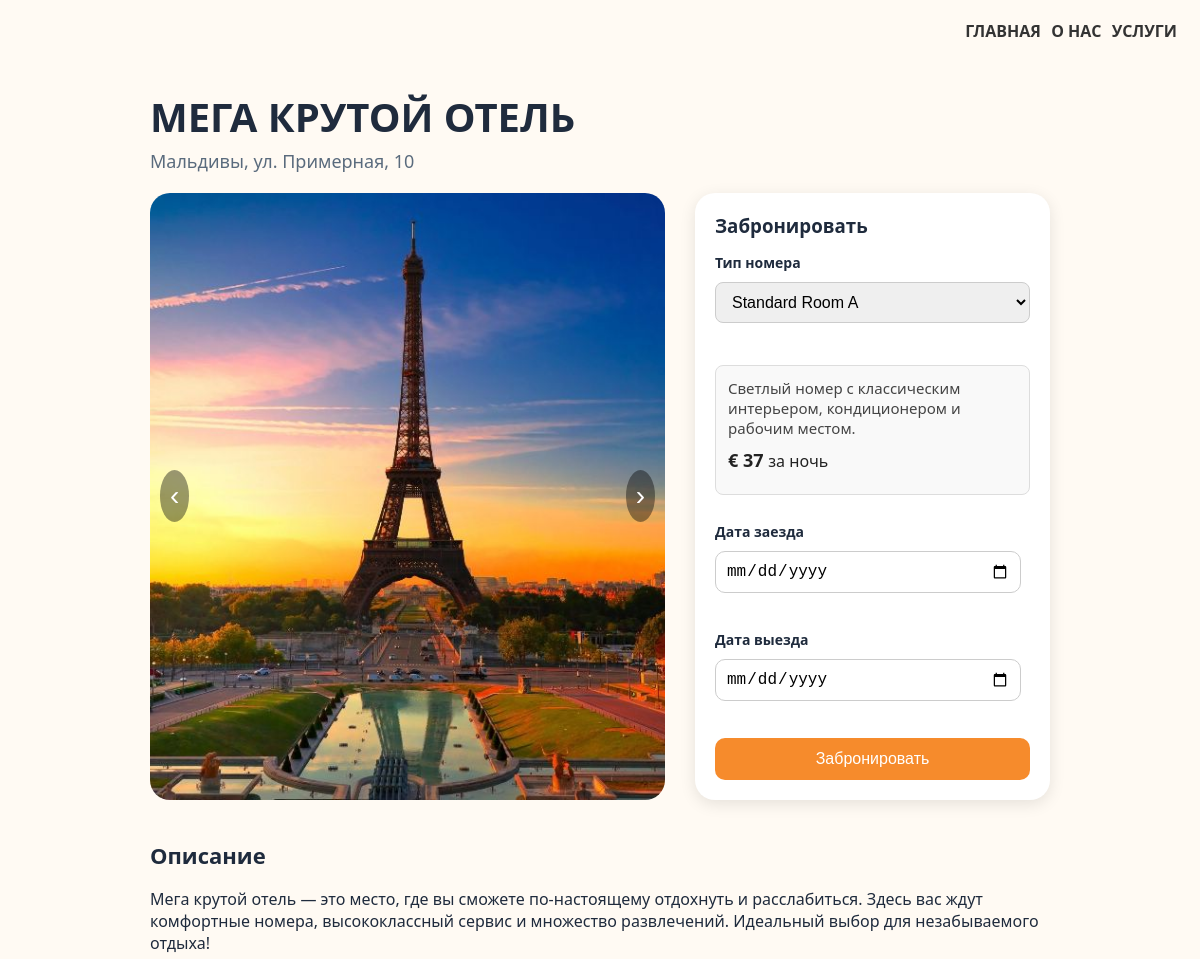
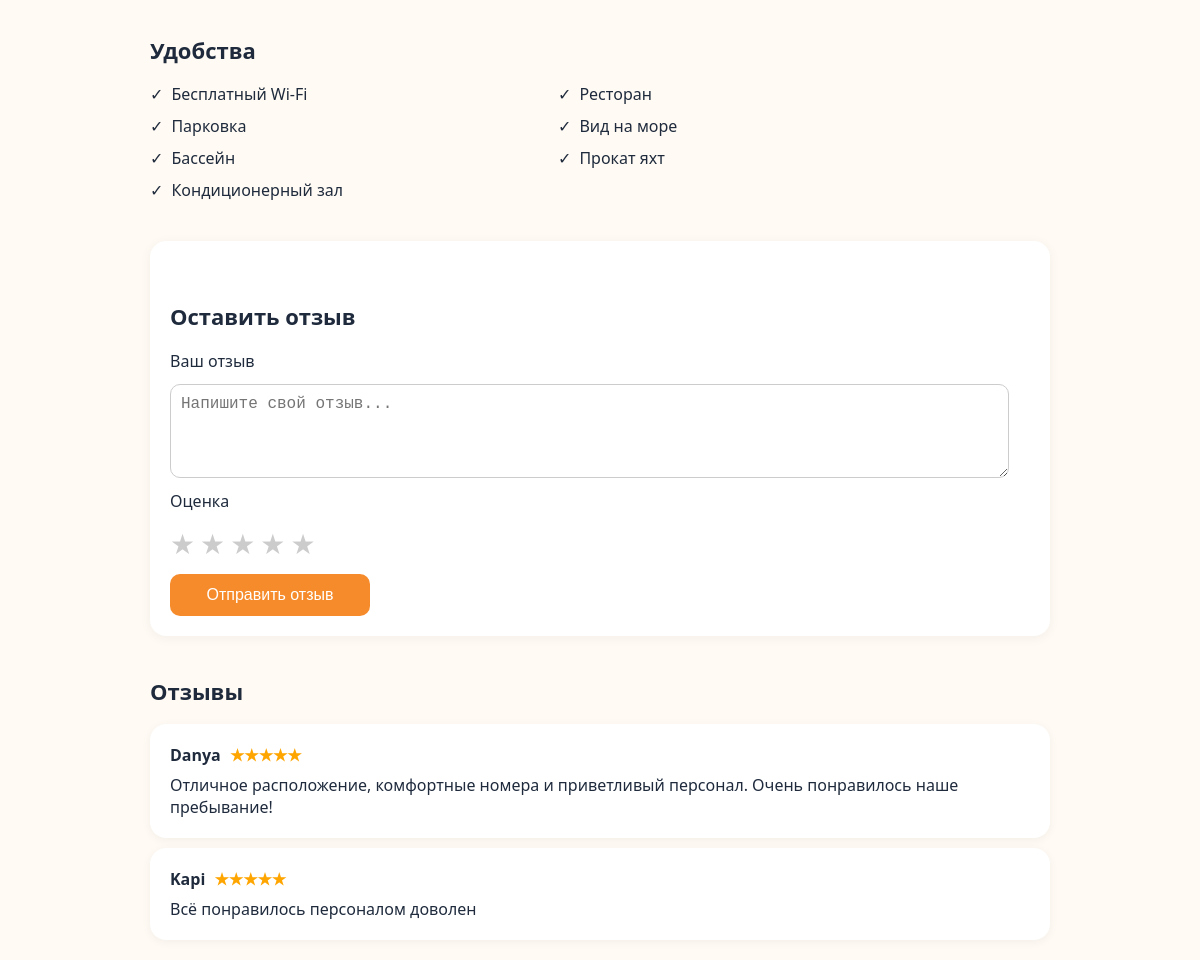
The page /hotel_menu/2 on the database its author committed (2 pictures, top to bottom).
### data/hotel.py (models this page shows)
class Hotel(SqlAlchemyBase):
    __tablename__ = 'hotel'
    id = sqlalchemy.Column(sqlalchemy.Integer, primary_key=True, autoincrement=True)
    image = sqlalchemy.Column(sqlalchemy.String)
    alternative = sqlalchemy.Column(sqlalchemy.String)
    title = sqlalchemy.Column(sqlalchemy.String)
    city = sqlalchemy.Column(sqlalchemy.String)
    price = sqlalchemy.Column(sqlalchemy.String)
    rating = sqlalchemy.Column(sqlalchemy.String)
    description = sqlalchemy.Column(sqlalchemy.String)
    conveniences = sqlalchemy.Column(sqlalchemy.String)
    reviews = orm.relationship("Review", back_populates="hotel")
    rooms = orm.relationship("Room", back_populates="hotel")

### data/room.py (models this page shows)
class Room(SqlAlchemyBase):
    __tablename__ = 'rooms'
    id = sqlalchemy.Column(sqlalchemy.Integer, primary_key=True, autoincrement=True)
    hotel_id = sqlalchemy.Column(sqlalchemy.Integer, sqlalchemy.ForeignKey('hotel.id'))
    hotel = orm.relationship('Hotel', back_populates='rooms')
    name = sqlalchemy.Column(sqlalchemy.String, nullable=False)
    description = sqlalchemy.Column(sqlalchemy.String)
    price = sqlalchemy.Column(sqlalchemy.Integer, nullable=False)
    capacity = sqlalchemy.Column(sqlalchemy.Integer, nullable=False)

### data/review.py (models this page shows)
class Review(SqlAlchemyBase):
    __tablename__ = 'review'
    id = sqlalchemy.Column(sqlalchemy.Integer, primary_key=True, autoincrement=True)
    text = sqlalchemy.Column(sqlalchemy.String, nullable=True, default='')
    rating = sqlalchemy.Column(sqlalchemy.Integer, nullable=True, default=0)
    username = sqlalchemy.Column(sqlalchemy.String, nullable=False)
    user_id = sqlalchemy.Column(sqlalchemy.Integer, sqlalchemy.ForeignKey("user.id"))
    user = orm.relationship("User", back_populates='reviews')
    hotel_id = sqlalchemy.Column(sqlalchemy.Integer, sqlalchemy.ForeignKey("hotel.id"))
    hotel = orm.relationship("Hotel", back_populates='reviews')

### main.py (the view, shortened to what this page needs)
@app.route("/hotel_menu/<index_hotel>", methods=["GET", "POST"])
def hotel_menu(index_hotel):
    db_sess = db_session.create_session()
    room_types = [i.__dict__ for i in db_sess.query(Room).filter(Room.hotel_id == index_hotel).all()]
    files = os.listdir(path=f"static/images_{index_hotel}")
    images = [
        url_for("static", filename=f"images_{index_hotel}/room{i}.jpg")
        for i in range(1, len(files) + 1)
    ]
    hotel_card = db_sess.query(Hotel).filter(Hotel.id == index_hotel).first().__dict__
    conveniences = hotel_card["conveniences"].split(';')
    reviews = [i.__dict__ for i in db_sess.query(Review).filter(Review.hotel_id == index_hotel).all()]
    return render_template("hotel_menu.html", images=images, hotel_card=hotel_card,
                           conveniences=conveniences, reviews=reviews, room_types=room_types)

### data/db_session.py (called while the page is built)
def create_session() -> Session:
    global __factory
    return __factory()

### templates/hotel_menu.html (shortened to what this page needs)
<!DOCTYPE html>
<html lang="ru">
  <head>
    <link rel="stylesheet" href="../static/styles/hotel_menu.css" />
  </head>
  <body>
    <header>
      <nav class="navbar">
        <div class="nav-links">
          <a href="/">ГЛАВНАЯ</a>
          <a href="#">О НАС</a>
          <a href="#">УСЛУГИ</a>
        </div>
      </nav>
    </header>
    <div class="container">
      <h1>{{ hotel_card["title"] }}</h1>
      <div class="subheading">{{ hotel_card["city"] }}, ул. Примерная, 10</div>
      <div class="top-section">
        <div class="hotel-img">
          <button class="carousel-btn prev" onclick="prevImage()">‹</button>
          <img id="carousel-image" src="{{ images[0] }}" alt="Hotel Room" />
          <button class="carousel-btn next" onclick="nextImage()">›</button>
        </div>
        <div class="booking-panel">
          <h3>Забронировать</h3>
          <form class="review-form" method="POST">
            <div class="input-group">
              <label for="room-select">Тип номера</label>
              <select id="room-select" name="room">
                {% for room in room_types %}
                <option value="{{ room.id }}" data-price="{{ room.price }}" data-description="{{ room.description }}">
                  {{ room.name }}
                </option>
                {% endfor %}
              </select>
            </div>
            <div class="room-details" id="room-details">
              <p id="room-description">{{ room_types[0].description }}</p>
              <div class="price">
                € <span id="room-price">{{ room_types[0].price }}</span>
                <span style="font-weight: normal; font-size: 16px">за ночь</span>
              </div>
            </div>
            <div class="input-group">
              <label for="checkin">Дата заезда</label>
              <input type="date" id="checkin" name="checkin" />
            </div>
            <div class="input-group">
              <label for="checkout">Дата выезда</label>
              <input type="date" id="checkout" name="checkout" />
            </div>
            <button class="book-btn" name="booking_button" value="booking_button">Забронировать</button>
          </form>
        </div>
      </div>
      <div class="description">
        <h2>Описание</h2>
        <p>{{ hotel_card["description"] }}</p>
      </div>
      <div class="amenities">
        <h2>Удобства</h2>
        <ul>
          {% for convenience in conveniences %}
          <li>{{ convenience }}</li>
          {% endfor %}
        </ul>
      </div>
      <div class="reviews">
        <div class="leave-review">
          <h2>Оставить отзыв</h2>
          <form class="review-form" method="POST">
            <label for="review-text">Ваш отзыв</label>
            <textarea
              id="review-text"
              name="text"
              rows="4"
              placeholder="Напишите свой отзыв..."
            ></textarea>
            <label>Оценка</label>
            <div class="star-rating">
              <input type="radio" name="rating" id="star5" value="5" /><label
                for="star5"
                >★</label
              >
              <input type="radio" name="rating" id="star4" value="4" /><label
                for="star4"
                >★</label
              >
              <input type="radio" name="rating" id="star3" value="3" /><label
                for="star3"
                >★</label
              >
              <input type="radio" name="rating" id="star2" value="2" /><label
                for="star2"
                >★</label
              >
              <input type="radio" name="rating" id="star1" value="1" /><label
                for="star1"
                >★</label
              >
            </div>
            <button type="submit" class="submit-review" name="review_button" value="review_button">Отправить отзыв</button>
          </form>
        </div>
        <div class="review">
          <h2>Отзывы</h2>
          {% for review in reviews %}
          <div class="review-box">
            <strong
              >{{ review["username"] }}<span class="stars">
                {{ '★' * review["rating"] }}{{ '☆' * (5 - review["rating"]) }}
              </span></strong
            >
            {{ review["text"] }}
          </div>
          {% endfor %}
        </div>
      </div>
    </div>
  </body>
</html>

### static/styles/hotel_menu.css (style rules this page uses)
body { font-family: "Segoe UI", sans-serif; background-color: #fffaf3; color: #1f2b3d; margin: 0; padding: 20px; }
.container { max-width: 900px; margin: 0 auto; }
h1 { font-size: 40px; font-weight: 700; text-transform: uppercase; margin-bottom: 5px; }
h2 { font-size: 22px; margin-top: 40px; }
li { margin-bottom: 10px; }
.navbar { display: flex; justify-content: flex-end; gap: 20px; padding-bottom: 20px; font-weight: 600; }
.nav-links a { color: #333; text-decoration: none; font-weight: bold; margin: 3px; transition: color 0.3s ease; }
.subheading { font-size: 18px; color: #5a6b7d; margin-bottom: 20px; }
.top-section { display: flex; gap: 30px; flex-wrap: wrap; }
.hotel-img { flex: 1 1 50%; position: relative; border-radius: 20px; overflow: hidden; min-height: 350px; display: flex; align-items: center; justify-content: center; }
.hotel-img img { width: 100%; height: 100%; object-fit: cover; border-radius: 10px; }
.booking-panel { flex: 1 1 50%; display: flex; flex-direction: column; justify-content: center; }
.booking-panel select { width: 100%; padding: 10px 12px; font-size: 16px; border: 1px solid #ccc; border-radius: 8px; margin-bottom: 15px; box-sizing: border-box; }
.room-details { background-color: #f9f9f9; padding: 12px; border-radius: 8px; margin-bottom: 15px; border: 1px solid #ddd; }
.room-details p { margin: 0 0 10px 0; font-size: 15px; color: #444; }
.room-details .price { font-size: 18px; font-weight: bold; color: #222; }
.booking-panel .input-group label { display: block; margin-bottom: 6px; font-weight: bold; font-size: 14px; }
.booking-panel .input-group { margin-bottom: 15px; }
.carousel-btn { position: absolute; top: 50%; transform: translateY(-50%); background-color: rgba(0, 0, 0, 0.4); color: white; border: none; font-size: 28px; padding: 10px; cursor: pointer; border-radius: 50%; z-index: 10; }
.carousel-btn.prev { left: 10px; }
.carousel-btn.next { right: 10px; }
.booking-panel { flex: 1 1 250px; background-color: white; border-radius: 20px; padding: 20px; box-shadow: 0 4px 16px rgba(0, 0, 0, 0.1); animation: fadeIn 0.6s ease-in-out; }
.booking-panel h3 { margin: 0 0 15px; }
.booking-panel input { display: block; width: 90%; margin-bottom: 10px; padding: 10px; font-size: 16px; border-radius: 10px; border: 1px solid #ccc; transition: border-color 0.4s ease; }
.input-group { display: flex; flex-direction: column; gap: 4px; }
.price { font-size: 22px; font-weight: bold; margin: 10px 0; }
.book-btn { background-color: #f68b2c; color: white; padding: 12px; width: 100%; border: none; border-radius: 10px; font-size: 16px; cursor: pointer; transition: background-color 0.4s ease; }
.description, .amenities, .reviews { margin-top: 30px; }
.amenities ul { list-style: none; padding-left: 0; columns: 2; max-width: 800px; }
.amenities li::before { content: "\2713"; color: #1f2b3d; padding-right: 8px; }
.leave-review { margin-top: 40px; background: #ffffff; padding: 20px; border-radius: 16px; box-shadow: 0 2px 12px rgba(0, 0, 0, 0.05); animation: fadeIn 0.6s ease-in-out; }
.review-form { display: flex; flex-direction: column; gap: 12px; }
.review-form textarea { width: 95%; padding: 10px; border-radius: 10px; border: 1px solid #ccc; font-size: 16px; resize: vertical; }
.star-rating { display: flex; flex-direction: row-reverse; justify-content: start; gap: 5px; }
.star-rating label { font-size: 28px; color: #ccc; cursor: pointer; transition: color 0.3s; }
.submit-review { background-color: #f68b2c; color: white; padding: 12px; border: none; border-radius: 10px; font-size: 16px; cursor: pointer; width: 200px; transition: background-color 0.3s; }
.review-box { background-color: white; border-radius: 16px; padding: 20px; margin-top: 10px; box-shadow: 0 2px 10px rgba(0, 0, 0, 0.05); animation: slideUp 0.6s ease-in-out; }
.review-box strong { display: block; margin-bottom: 8px; }
.stars { color: orange; margin-left: 5px; }

### rows shown on the page
Hotel: title "МЕГА КРУТОЙ ОТЕЛЬ", city "Мальдивы", description "Мега крутой отель — это место, где вы сможете по-настоящему отдохнуть и расслабиться. Здесь вас ждут комфортные номера, высококлассный сервис и множество развлечений. Идеальный выбор для незабываемого отдыха!"
Room: description "Светлый номер с классическим интерьером, кондиционером и рабочим местом."
Review: username "Danya", rating "★★★★★", text "Отличное расположение, комфортные номера и приветливый персонал. Очень понравилось наше пребывание!"
Review: username "Kapi", rating "★★★★★", text "Всё понравилось персоналом доволен"

### other values the page prints
{{ room_types[0].price }} "37"
{{ convenience }} "Бесплатный Wi-Fi" "Парковка" "Бассейн" "Кондиционерный зал" "Ресторан" "Вид на море" "Прокат яхт"
form field room "Standard Room A"
